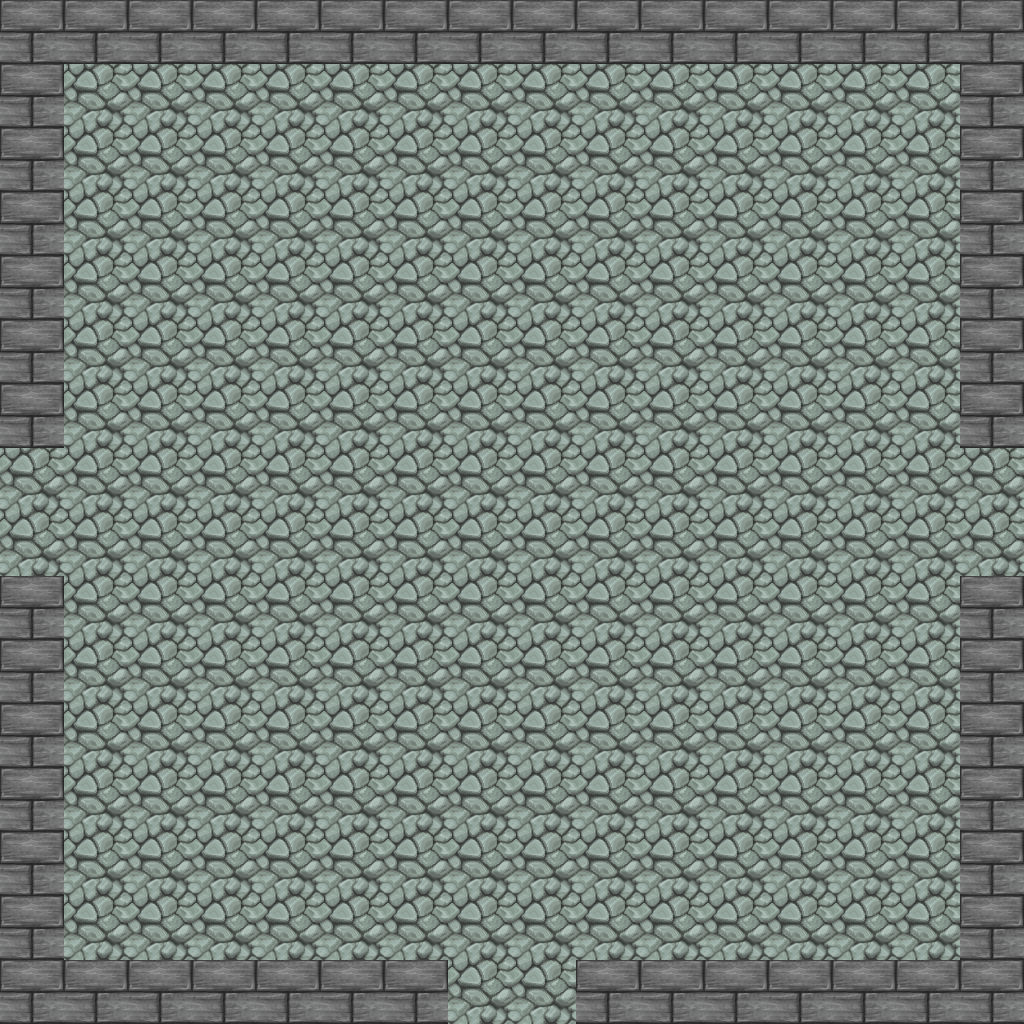

Rendered tile map (Tiled .tmx) drawn with the repository's tilesets; below, a short description and the map source with its tile grids summarised:
An orthogonal 16x16 tile map with 64x64 px tiles, 2 tile layers (Ground, Walls), 4 tilesets and 23 objects (2x NORTH, 2x WEST, 2x SOUTH, 2x EAST, CENTER).

<map version="1.0" orientation="orthogonal" renderorder="right-down" width="16" height="16" tilewidth="64" tileheight="64">
 <properties>
  <property name="ExitPoints" value="ESW" />
 </properties>
 <tileset firstgid="1" name="simpletiles" tilewidth="64" tileheight="64" spacing="1">
  <image source="tilesets/simpletiles.png" width="130" height="130" />
 </tileset>
 <tileset firstgid="5" name="cavefloor" tilewidth="64" tileheight="64">
  <image source="tilesets/cavefloor.png" width="196" height="196" />
 </tileset>
 <tileset firstgid="14" name="tiles64" tilewidth="64" tileheight="64">
  <image source="tilesets/tiles64.png" width="768" height="320" />
 </tileset>
 <tileset firstgid="74" name="tilesadds" tilewidth="64" tileheight="64">
  <image source="tilesets/tilesadds.png" width="128" height="64" />
 </tileset>
 <layer name="Ground" width="16" height="16">
  <data>[256 cells, 234 non-empty, 5 distinct tile ids]</data>
 </layer>
 <layer name="Walls" width="16" height="16">
  <data>[256 cells, 60 non-empty, 2 distinct tile ids]</data>
 </layer>
 <objectgroup name="collisionObjects">
  <object x="0" y="0" width="448" height="64" />
  <object x="995" y="345" height="1" />
  <object x="960" y="64" width="64" height="384" />
  <object x="0" y="64" width="64" height="384" />
  <object x="0" y="576" width="64" height="384" />
  <object x="960" y="576" width="64" height="384" />
  <object x="576" y="0" width="448" height="64" />
  <object x="0" y="960" width="448" height="64" />
  <object x="576" y="960" width="448" height="64" />
 </objectgroup>
 <objectgroup name="portalObjects">
  <object type="NORTH" x="448" y="0" width="128" height="64" />
  <object type="WEST" x="0" y="448" width="64" height="128" />
  <object type="SOUTH" x="448" y="960" width="128" height="64" />
  <object type="EAST" x="960" y="448" width="64" height="128" />
 </objectgroup>
 <objectgroup name="spawnPoints">
  <object type="WEST" x="130" y="514" />
  <object type="EAST" x="880" y="502" width="12" height="17" />
  <object type="SOUTH" x="514" y="935" />
  <object type="NORTH" x="509" y="131" />
  <object x="256" y="213" />
  <object x="187" y="834" />
  <object x="851" y="826" />
  <object x="826" y="193" width="1" height="1" />
  <object type="CENTER" x="478" y="394" />
  <object x="565" y="604" />
 </objectgroup>
</map>
